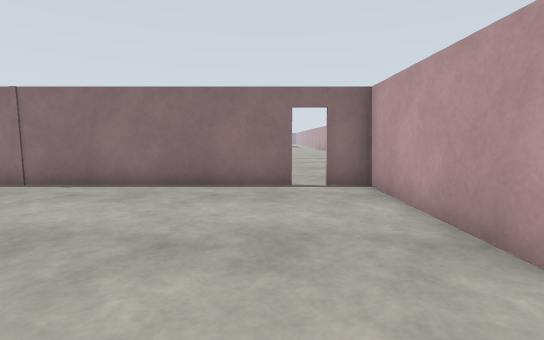
view 1 (above)

22 first-person views from a walk through a world built for the Gazebo simulator. The camera is 1.2 m above the floor, tilts 6° down and sees 85° across. The floor is counted in squares, 1 m on a side. Each view is taken from the middle of a square. On the plan, view 1 faces up. The plan holds only what a view shows up to about 13 squares ahead; the rest is blank. The place goes on beyond the plan.

view 2
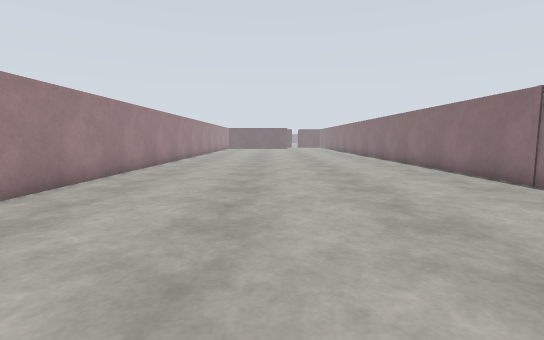

view 3
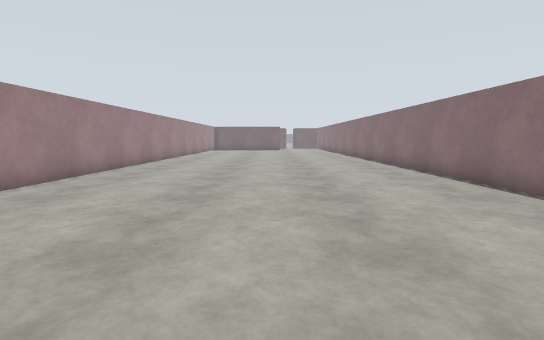

view 4
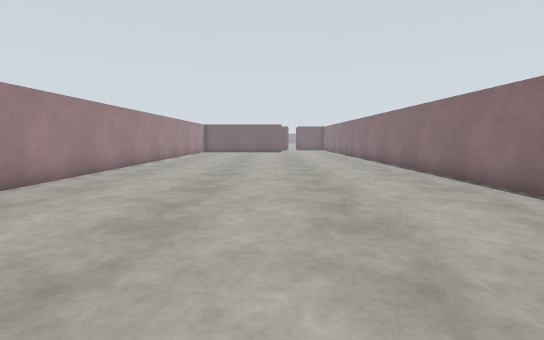

view 5
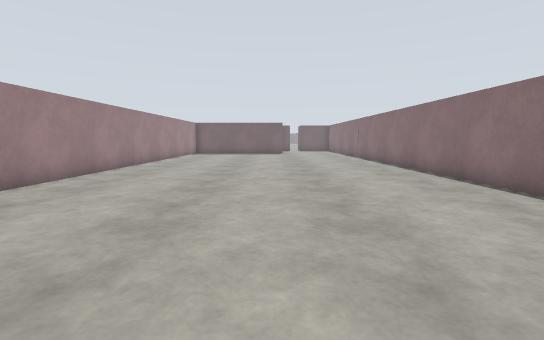

view 6
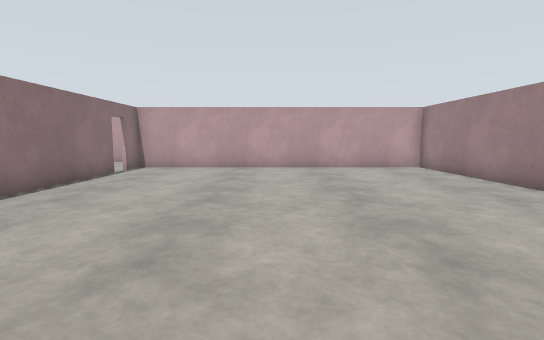

view 7
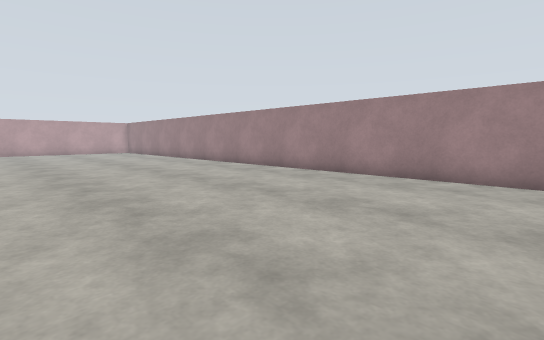

view 8
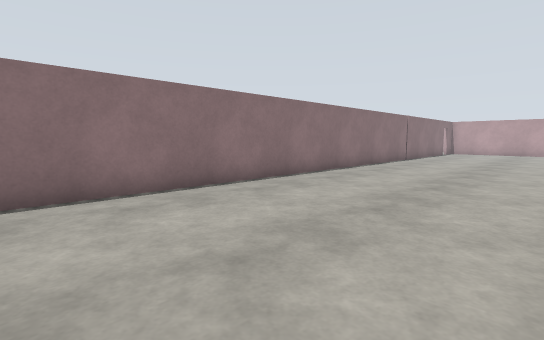

view 9
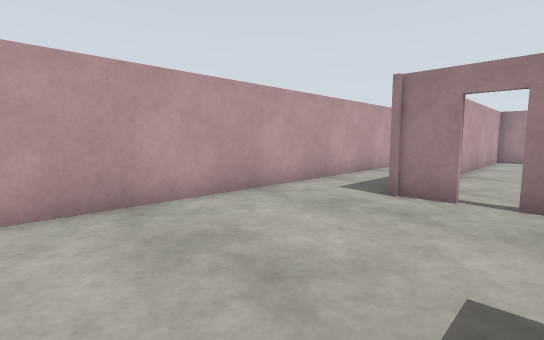

view 10
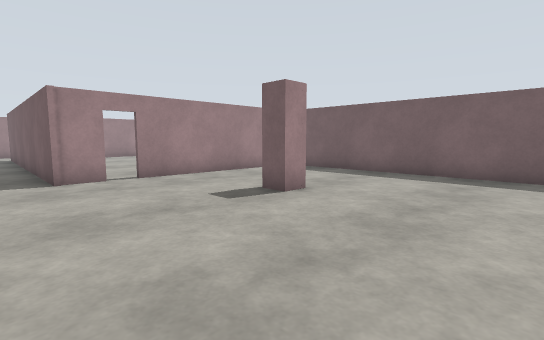

view 11
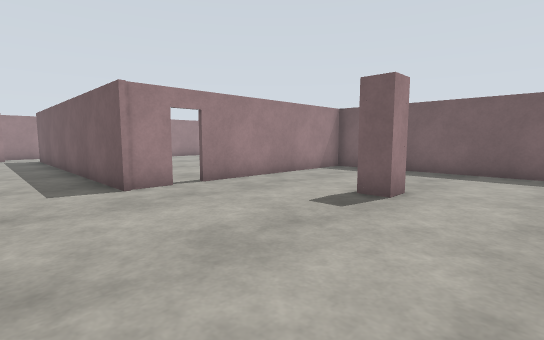

view 12
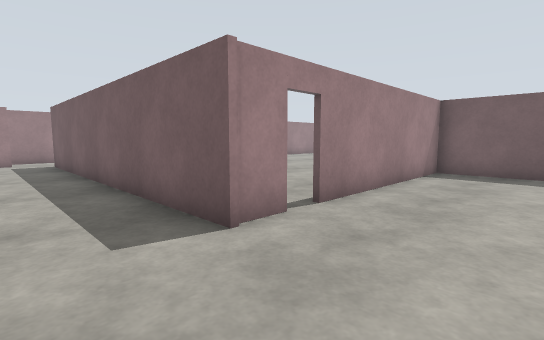

view 13
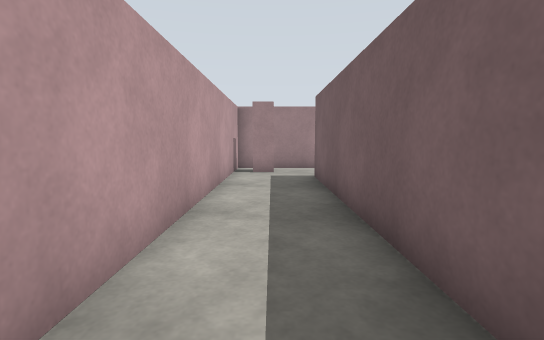

view 14
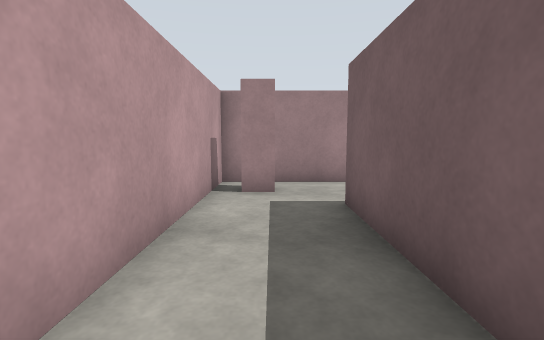

view 15
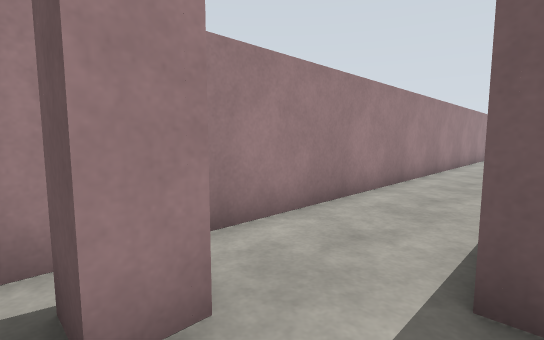

view 16
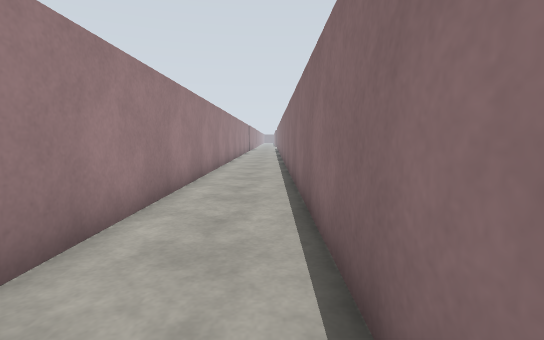

view 17
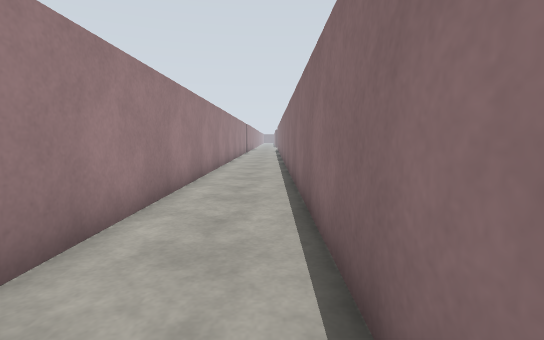

view 18
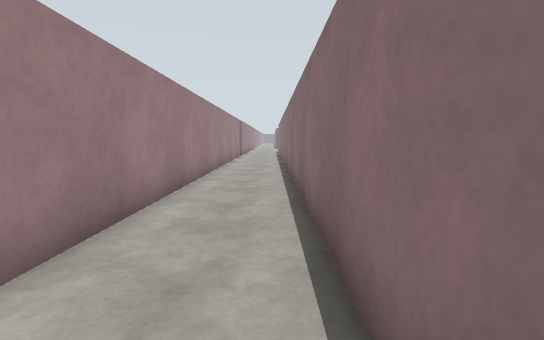

view 19
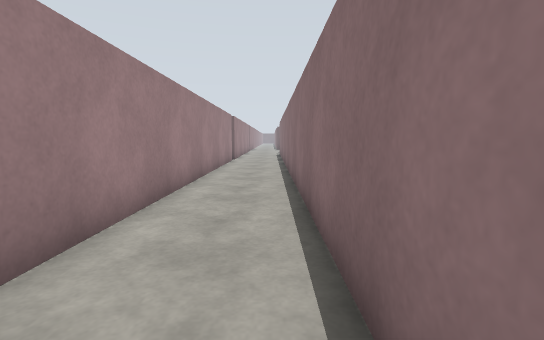

view 20
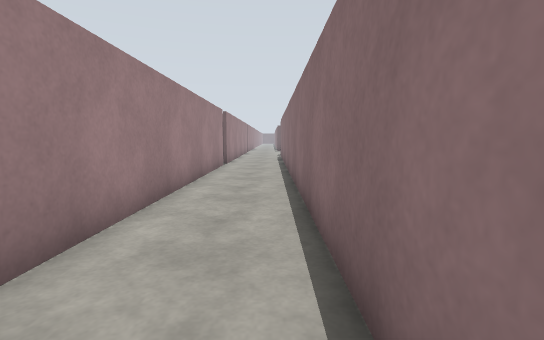

view 21
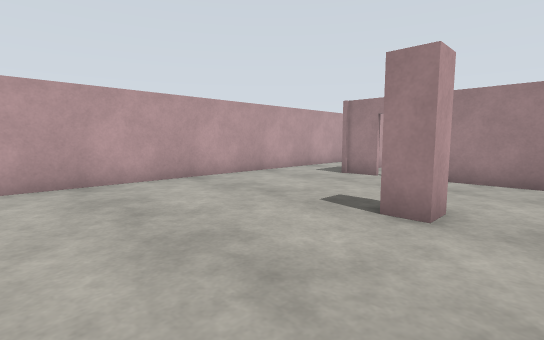

view 22
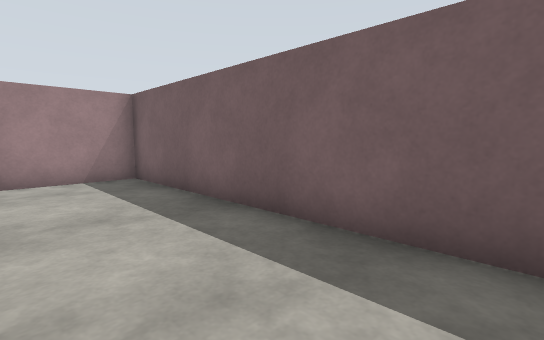

### Floor plan
Points are (right, up) in squares from view 1. A wall is a line through its corners. A room is listed if a view was taken in it or the views show most of it. See-through windows are left out.
Room 1 (views 1, 2, 3, 4, 5, 6, 7, 8)
walls: (0.6, 7.6) (-24.1, 7.6); (-24.1, -4.2) (2.5, -4.2) (2.5, 7.6) (1.4, 7.6)
ways out: open door at (1, 8) to room 2
Room 2 (views 9, 10, 11, 12, 13, 14, 15, 21, 22)
walls: (-1.7, 11.6) (-1.7, 12.5) (-0.9, 12.5) (-0.9, 11.6); (1.4, 7.8) (2.6, 7.8) (2.6, -4.5); (-6.4, 17) (-6.4, 7.8) (0.6, 7.8); (3.9, -5.6) (4.7, -5.6) (4.7, -6.5); (3.9, -7.2) (5.4, -7.2) (5.4, 16.8)
ways out: open door at (1, 8) to room 1; opening at (3, -5) to room 3
Room 3 (views 16, 17, 18, 19, 20)
walls: (-0.6, -4.4) (-24.5, -4.4); (-24.5, -7.2) (3.9, -7.2)
ways out: opening at (3, -5) to room 2

Positions as (right, up) in squares from view 1, and headings:
1: (0, 0), facing up
2: (1, 1), facing left
3: (-3, 2), facing left
4: (-8, 2), facing left
5: (-11, 2), facing left
6: (-10, 2), facing right
7: (-24, 5), facing down-right
8: (-24, 1), facing up-right
9: (0, 14), facing down-right
10: (4, 17), facing down-left
11: (5, 15), facing down-left
12: (5, 11), facing down-left
13: (4, 5), facing down
14: (4, 1), facing down
15: (5, -4), facing down-left
16: (0, -5), facing left
17: (-3, -5), facing left
18: (-8, -5), facing left
19: (-12, -5), facing left
20: (-15, -5), facing left
21: (-3, 17), facing down-right
22: (-3, 17), facing down-left
